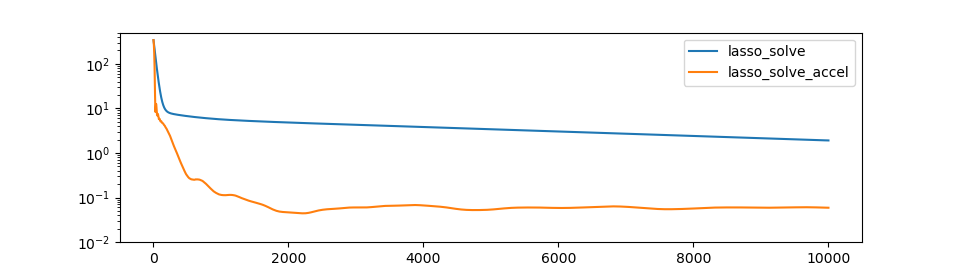

Write the Python code that produced this figure.
#!/usr/bin/env python3
import math
import p41

import numpy as np
import matplotlib.pyplot as plt

def lasso(XbY, b, lambd, ws, gs):
    return p41.sqnorm2(XbY)*XbY.shape[0]/2 + \
        lambd * sum([w * np.linalg.norm(b[g[0]:g[1]])
                         for w, g in zip(ws,gs)])

def lasso_prox(b, t, ws, gs, lambd):
    return np.array([b[0]] +
                    [bj * max(0, 1 - t*w*lambd/np.linalg.norm(bj))
                     for w, g in zip(ws, gs)
                     for bj in b[g[0]:g[1]]])

def lasso_grad(X, XbY):
    return (X.T).dot(XbY)

def lasso_solve(X, Y, ws, gs, bstart, lambd = 0.02, t = 0.005, epochs = 10000):
    b = bstart.copy()
    fs = np.empty(epochs + 1)
    XbY = (X.dot(b) - Y)/X.shape[0]
    fs[0] = lasso(XbY, b, lambd, ws, gs)
    for k in range(1, epochs + 1):
        grad = lasso_grad(X, XbY)
        b = lasso_prox(b - t*grad, t, ws, gs, lambd)
        XbY = (X.dot(b) - Y)/X.shape[0]
        fs[k] = lasso(XbY, b, lambd, ws, gs)
    return b, fs

def lasso_solve_accel(X, Y, ws, gs, bstart, lambd = 0.02, t = 0.005, epochs = 10000):
    b = bstart.copy()
    b0 = b.copy()
    fs = np.empty(epochs + 1)
    XbY = (X.dot(b) - Y)/X.shape[0]
    fs[0] = lasso(XbY, b, lambd, ws, gs)
    for k in range(1, epochs + 1):
        grad = lasso_grad(X, XbY)
        v = b + (k - 2)/(k + 1) * (b - b0)
        b0 = b
        b = lasso_prox(v - t*grad, t, ws, gs, lambd)
        XbY = (X.dot(b) - Y)/X.shape[0]
        fs[k] = lasso(XbY, b, lambd, ws, gs)
    return b, fs

if __name__=="__main__":
    X = np.genfromtxt('X_train.csv', delimiter=',')
    X = np.hstack([np.ones((X.shape[0], 1)), X])
    Y = np.genfromtxt('Y_train.csv', delimiter=',')
    gs = [[1, 2], [2, 3], [3, 8], [8, 14], [14, 16], [16, 17], [17, 18], [18, 19]]
    ws = [math.sqrt(g[1] - g[0]) for g in gs]
    fstar = 49.9649

    lambd = 0.02
    t = 0.005
    epochs = 10000

    bstart = np.random.rand(X.shape[1])

    fig = plt.figure(figsize=(1,2))
    plt.subplots_adjust(hspace=0.3)

    plt.yscale("log")
    plt.ylim(10**-2, 500)

    for idx, func in enumerate([lasso_solve, lasso_solve_accel]):
        name = func.__name__
        print(name)
        b, fs = func(X, Y, ws, gs, bstart, t=t, epochs=epochs)

        print("Min value = {}".format(min(fs)))
        print("beta = {}".format(b))

        plt.plot(fs - fstar, label=name)

    plt.legend(loc='upper right')
    plt.show()
